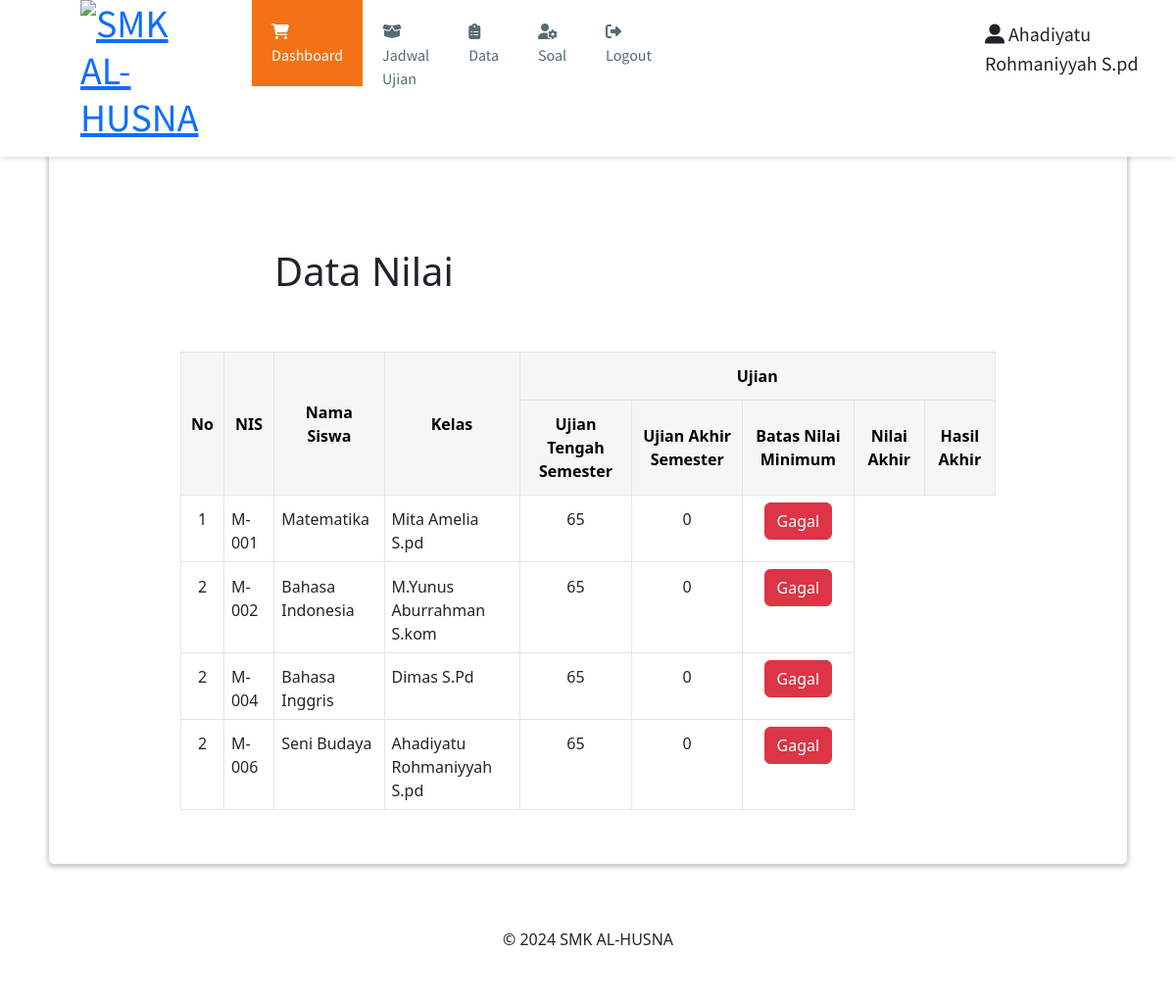
The page /dataNilai3.php (signed in) on the database its author committed.
### tables this page shows
CREATE TABLE `siswa` (
  `nis` varchar(10) NOT NULL,
  `siswa` varchar(30) NOT NULL,
  `tanggal_lahir` date NOT NULL,
  `alamat` varchar(30) NOT NULL,
  `kontak` varchar(13) NOT NULL,
  `id_kelas` varchar(10) NOT NULL,
  `id_user` varchar(10) NOT NULL
);

CREATE TABLE `mapel` (
  `id_mapel` varchar(20) NOT NULL,
  `mapel` varchar(30) NOT NULL,
  `id_guru` varchar(20) NOT NULL
);

CREATE TABLE `guru` (
  `nip` varchar(10) NOT NULL,
  `guru` varchar(30) NOT NULL,
  `tanggal_lahir` date NOT NULL,
  `alamat` varchar(30) NOT NULL,
  `id_user` varchar(10) NOT NULL
);

### dataNilai3.php (the view, shortened to what this page needs)
<?php include "header.php"; ?>
<main>
	<div>
		<?php include "headerdata.php"; ?>
		<div>
			<h1 style="margin-left: 200px; margin-top: 100px;">Data Nilai</h1>
		</div>
	</div>
	<div class="content-produk">
		<div style="height: 50px;"></div>
		<table class="table-produk">
			<tr>
				<th class="text-center align-middle" rowspan="2">No</th>
				<th class="text-center align-middle" rowspan="2">NIS</th>
				<th class="text-center align-middle" rowspan="2">Nama Siswa</th>
				<th class="text-center align-middle" rowspan="2">Kelas</th>
				<th class="text-center align-middle" colspan="5">Ujian</th>
			</tr>
			<tr>
				<th class="text-center align-middle">Ujian Tengah Semester</th>
				<th class="text-center align-middle">Ujian Akhir Semester</th>
				<th class="text-center align-middle">Batas Nilai Minimum</th>
				<th class="text-center align-middle">Nilai Akhir</th>
				<th class="text-center align-middle">Hasil Akhir</th>
			</tr>
			<?php
			$ambildata = mysqli_query($mysqli, "SELECT * FROM siswa, nilai, ujian, mapel, guru where nilai.id_siswa=siswa.nis and nilai.id_ujian=ujian.id_ujian and ujian.id_mapel=mapel.id_mapel and mapel.id_guru=guru.nip group by mapel order by mapel.id_mapel");
			$i = 1;
			while ($data = mysqli_fetch_array($ambildata)) {
			?>
				<tr>
					<td style="text-align: center;"><?= $i; ?></td>
					<td><?= $data["id_mapel"]; ?></td>
					<td><?= $data["mapel"]; ?></td>
					<td><?= $data["guru"]; ?></td>
					<?php
					$i = 1;
					$nilaiawal = 0;
					?>
					<?php
					$nilaiakhir = $nilaiawal / 2;
					?>
					<td class="text-center">65</td>
					<td class="text-center"><?= $nilaiakhir; ?></td>
					<?php
					if ($nilaiakhir < 65) {
					?>
						<td class="text-center"><i class="btn btn-danger">Gagal</i></td>
					<?php
					} else {
					?>
						<td class="text-center"><i class="btn btn-success">Lulus</i></td>
					<?php
					}
					?>
				</tr>
			<?php
				$i++;
			}
			?>
		</table>
	</div>
</main>
<?php include "footer.php"; ?>

### assets/styles/style.css (style rules this page uses)
body { font-family: 'Lato', sans-serif; color: #585858; background: #E7EFF2; }
main { background: white; box-shadow: 0 2px 4px 2px rgba(0, 0, 0, 0.2); border-radius: 5px; padding: 30px; margin: 85px 50px 30px; }
.btn { cursor: pointer; border: 1.5px solid #F47216; padding: 10px; border-radius: 5px; transition: 0.5s; font-weight: 600; text-decoration: none; }
.table-produk, .table-laporan { margin: auto; margin-bottom: 25px; width: 100%; }
.table-produk td, .table-laporan td { border: 1.5px solid #E5E5E5; padding: 7px; }
.table-produk th, .table-laporan th { color: #000; background-color: #F6F6F6; border: 1.5px solid #E5E5E5; padding: 12px 10px; font-weight: 600; text-decoration: none; }
.content-produk, .content-laporan { width: 80%; margin: auto; }

### rows shown on the page
siswa: i "1", mapel.id_mapel "M-001", mapel.mapel "Matematika", guru.guru "Mita Amelia S.pd", nilaiakhir "0", i "2", mapel.id_mapel "M-002", mapel.mapel "Bahasa Indonesia", guru.guru "M.Yunus Aburrahman S.kom", mapel.id_mapel "M-004", mapel.mapel "Bahasa Inggris", guru.guru "Dimas S.Pd", mapel.id_mapel "M-006", mapel.mapel "Seni Budaya", guru.guru "Ahadiyatu Rohmaniyyah S.pd"

### other values the page prints
$_SESSION['fullname'] "Ahadiyatu Rohmaniyyah S.pd"
